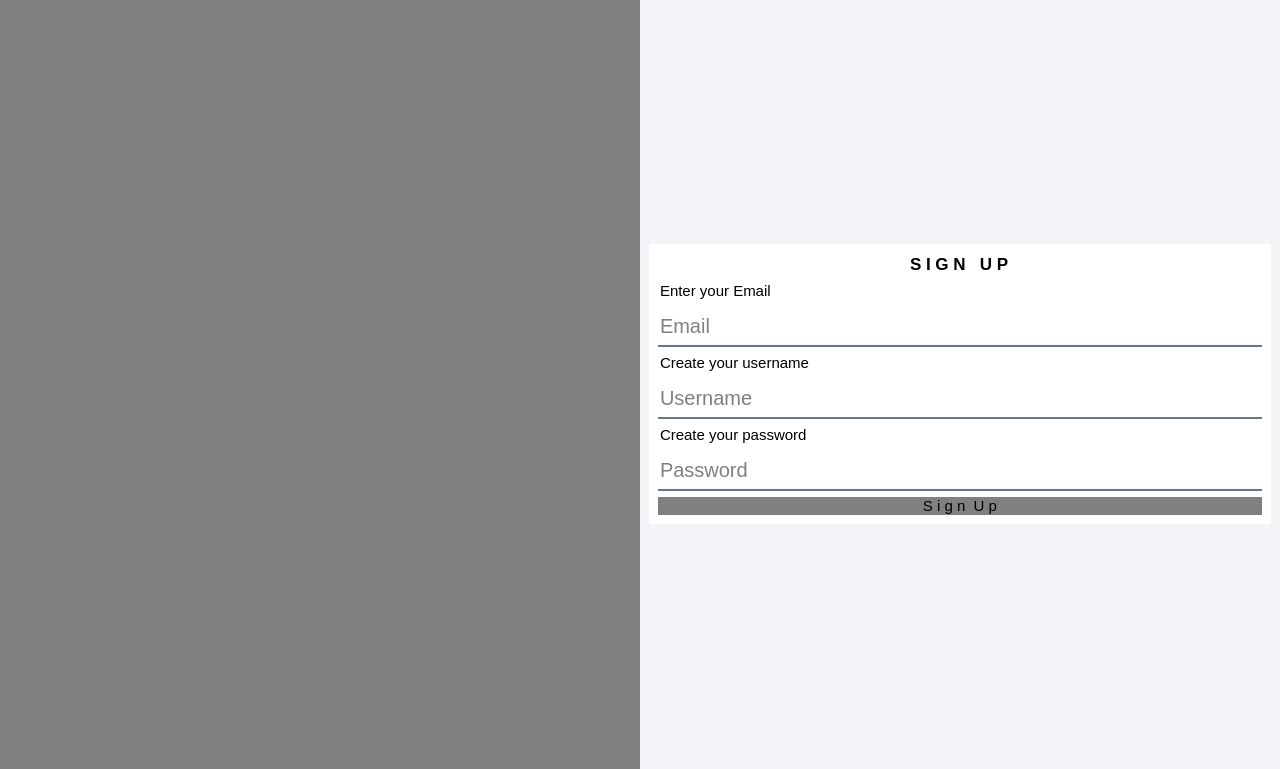
<?xml version="1.0" encoding="UTF-8"?>
<ui version="4.0">
 <class>Register</class>
 <widget class="QDialog" name="Register">
  <property name="geometry">
   <rect>
    <x>0</x>
    <y>0</y>
    <width>1280</width>
    <height>769</height>
   </rect>
  </property>
  <property name="minimumSize">
   <size>
    <width>0</width>
    <height>0</height>
   </size>
  </property>
  <property name="windowTitle">
   <string>Dialog</string>
  </property>
  <layout class="QHBoxLayout" name="horizontalLayout" stretch="1,1">
   <property name="spacing">
    <number>0</number>
   </property>
   <property name="leftMargin">
    <number>0</number>
   </property>
   <property name="topMargin">
    <number>0</number>
   </property>
   <property name="rightMargin">
    <number>0</number>
   </property>
   <property name="bottomMargin">
    <number>0</number>
   </property>
   <item>
    <widget class="QWidget" name="widget" native="true">
     <property name="styleSheet">
      <string notr="true">background-image: url(:/icons/signup.png);
background-repeat:no-repeat;
background-position:center;
background-color:grey;</string>
     </property>
    </widget>
   </item>
   <item>
    <widget class="QWidget" name="widget_2" native="true">
     <property name="sizePolicy">
      <sizepolicy hsizetype="Preferred" vsizetype="Preferred">
       <horstretch>0</horstretch>
       <verstretch>0</verstretch>
      </sizepolicy>
     </property>
     <property name="layoutDirection">
      <enum>Qt::LayoutDirection::LeftToRight</enum>
     </property>
     <property name="styleSheet">
      <string notr="true">background-color: rgb(243, 244, 248);</string>
     </property>
     <layout class="QVBoxLayout" name="verticalLayout_2">
      <item alignment="|Qt::AlignmentFlag::AlignVCenter">
       <widget class="QWidget" name="widget_3" native="true">
        <property name="autoFillBackground">
         <bool>false</bool>
        </property>
        <property name="styleSheet">
         <string notr="true">background-color:white;
border:0px;
</string>
        </property>
        <layout class="QVBoxLayout" name="verticalLayout">
         <item>
          <widget class="QLineEdit" name="lineEdit">
           <property name="sizePolicy">
            <sizepolicy hsizetype="Expanding" vsizetype="Fixed">
             <horstretch>0</horstretch>
             <verstretch>0</verstretch>
            </sizepolicy>
           </property>
           <property name="font">
            <font>
             <pointsize>-1</pointsize>
             <bold>true</bold>
            </font>
           </property>
           <property name="styleSheet">
            <string notr="true">font-size:17px;
color:black;
</string>
           </property>
           <property name="text">
            <string>S I G N   U P</string>
           </property>
           <property name="alignment">
            <set>Qt::AlignmentFlag::AlignCenter</set>
           </property>
           <property name="readOnly">
            <bool>true</bool>
           </property>
          </widget>
         </item>
         <item>
          <widget class="QLineEdit" name="lineEdit_4">
           <property name="font">
            <font>
             <pointsize>-1</pointsize>
             <bold>false</bold>
            </font>
           </property>
           <property name="styleSheet">
            <string notr="true">color:black;
font-size:15px;</string>
           </property>
           <property name="text">
            <string>Enter your Email</string>
           </property>
           <property name="alignment">
            <set>Qt::AlignmentFlag::AlignLeading|Qt::AlignmentFlag::AlignLeft|Qt::AlignmentFlag::AlignVCenter</set>
           </property>
           <property name="readOnly">
            <bool>true</bool>
           </property>
          </widget>
         </item>
         <item>
          <widget class="QLineEdit" name="lineEdit_email">
           <property name="sizePolicy">
            <sizepolicy hsizetype="Expanding" vsizetype="Fixed">
             <horstretch>0</horstretch>
             <verstretch>0</verstretch>
            </sizepolicy>
           </property>
           <property name="minimumSize">
            <size>
             <width>200</width>
             <height>40</height>
            </size>
           </property>
           <property name="styleSheet">
            <string notr="true">background-color:rgba(0,0,0,0);
border:none;
border-bottom:2px solid rgba(105,118,132,255);
color:rgba(255,255,255,230);
font-size:20px;
color:black;</string>
           </property>
           <property name="text">
            <string/>
           </property>
           <property name="readOnly">
            <bool>false</bool>
           </property>
           <property name="placeholderText">
            <string>Email</string>
           </property>
          </widget>
         </item>
         <item>
          <widget class="QLineEdit" name="lineEdit_2">
           <property name="sizePolicy">
            <sizepolicy hsizetype="Expanding" vsizetype="Fixed">
             <horstretch>0</horstretch>
             <verstretch>0</verstretch>
            </sizepolicy>
           </property>
           <property name="font">
            <font>
             <pointsize>-1</pointsize>
             <bold>false</bold>
            </font>
           </property>
           <property name="styleSheet">
            <string notr="true">color:black;
font-size:15px;</string>
           </property>
           <property name="text">
            <string>Create your username</string>
           </property>
           <property name="readOnly">
            <bool>true</bool>
           </property>
          </widget>
         </item>
         <item>
          <widget class="QLineEdit" name="lineEdit_crusername">
           <property name="sizePolicy">
            <sizepolicy hsizetype="Expanding" vsizetype="Fixed">
             <horstretch>0</horstretch>
             <verstretch>0</verstretch>
            </sizepolicy>
           </property>
           <property name="minimumSize">
            <size>
             <width>200</width>
             <height>40</height>
            </size>
           </property>
           <property name="styleSheet">
            <string notr="true">background-color:rgba(0,0,0,0);
border:none;
border-bottom:2px solid rgba(105,118,132,255);
color:rgba(255,255,255,230);
font-size:20px;
color:black;</string>
           </property>
           <property name="text">
            <string/>
           </property>
           <property name="readOnly">
            <bool>false</bool>
           </property>
           <property name="placeholderText">
            <string>Username</string>
           </property>
          </widget>
         </item>
         <item>
          <widget class="QLineEdit" name="lineEdit_3">
           <property name="sizePolicy">
            <sizepolicy hsizetype="Expanding" vsizetype="Fixed">
             <horstretch>0</horstretch>
             <verstretch>0</verstretch>
            </sizepolicy>
           </property>
           <property name="font">
            <font>
             <pointsize>-1</pointsize>
             <bold>false</bold>
            </font>
           </property>
           <property name="styleSheet">
            <string notr="true">color:black;
font-size:15px;</string>
           </property>
           <property name="text">
            <string>Create your password</string>
           </property>
           <property name="readOnly">
            <bool>true</bool>
           </property>
          </widget>
         </item>
         <item>
          <widget class="QLineEdit" name="lineEdit_crpassword">
           <property name="sizePolicy">
            <sizepolicy hsizetype="Expanding" vsizetype="Fixed">
             <horstretch>0</horstretch>
             <verstretch>0</verstretch>
            </sizepolicy>
           </property>
           <property name="minimumSize">
            <size>
             <width>200</width>
             <height>40</height>
            </size>
           </property>
           <property name="styleSheet">
            <string notr="true">background-color:rgba(0,0,0,0);
border:none;
border-bottom:2px solid rgba(105,118,132,255);
color:rgba(255,255,255,230);
font-size:20px;
color:black;</string>
           </property>
           <property name="text">
            <string/>
           </property>
           <property name="echoMode">
            <enum>QLineEdit::EchoMode::Password</enum>
           </property>
           <property name="readOnly">
            <bool>false</bool>
           </property>
           <property name="placeholderText">
            <string>Password</string>
           </property>
          </widget>
         </item>
         <item>
          <widget class="QPushButton" name="pushButton_signup">
           <property name="sizePolicy">
            <sizepolicy hsizetype="Expanding" vsizetype="Fixed">
             <horstretch>0</horstretch>
             <verstretch>0</verstretch>
            </sizepolicy>
           </property>
           <property name="styleSheet">
            <string notr="true">QPushButton
{
background-color:grey;
font-size:15px;
border-radius:15px;
}
QPushButton:hover
{
background-color:#4CAF50;
color:white;
}
QPushButton:pressed{
margin-left:1%px;

}
</string>
           </property>
           <property name="text">
            <string>S i g n  U p</string>
           </property>
          </widget>
         </item>
        </layout>
       </widget>
      </item>
     </layout>
    </widget>
   </item>
  </layout>
 </widget>
 <resources/>
 <connections/>
</ui>
